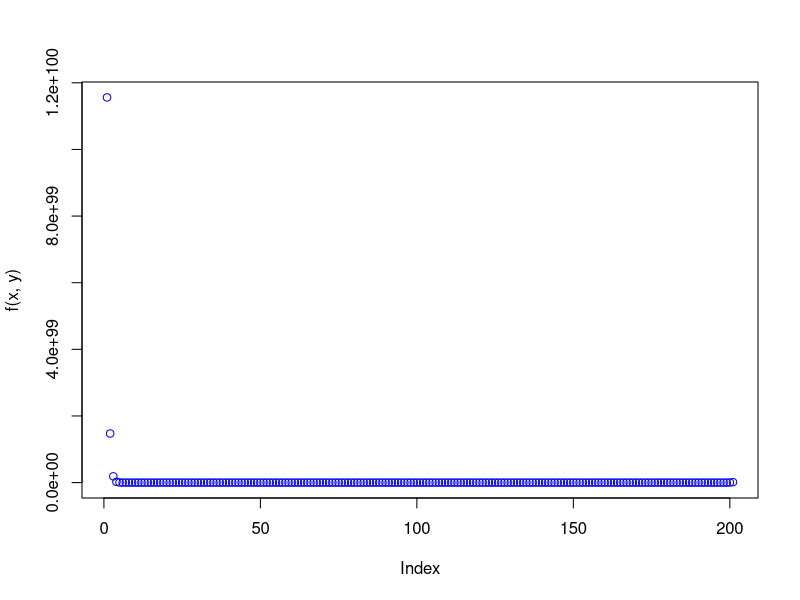
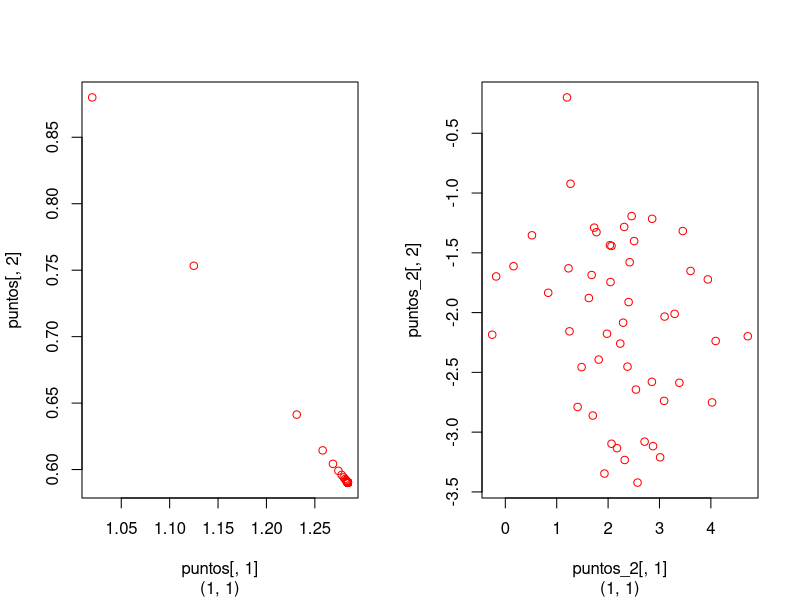
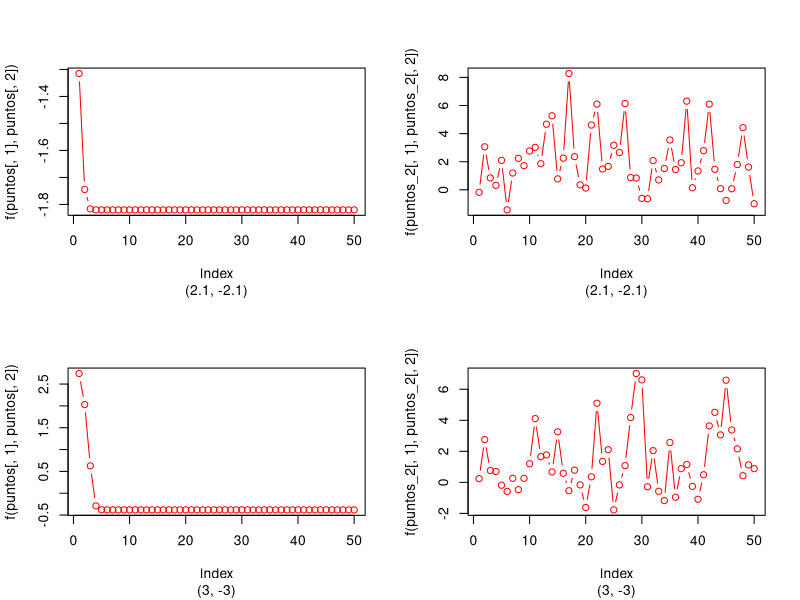
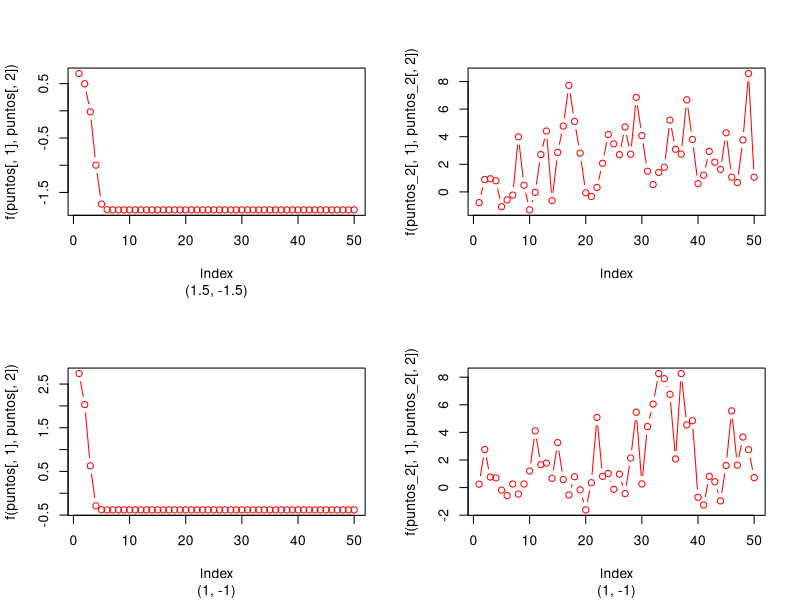

These charts were generated, in order, by the following R code:
# Autor: Adrián Jesús Peña Rodríguez

options(digits=10)

# Ejercicio 1:

# APARTADO A

# Algoritmo gradiente descendente para una variable, ejercicio 1.a

GD = function(f, fp, wini, nitr = 10000, nu, umbral_parada) {
  numero_de_iteraciones = 0
  
  while(numero_de_iteraciones < nitr & f(wini) > umbral_parada) {
    wini = wini - nu * fp(wini)
    
    numero_de_iteraciones = numero_de_iteraciones + 1
  }
  
  print(sprintf("Iteraciones = %s", numero_de_iteraciones))
  print(sprintf("Minimo en %s , %s", wini))
  print(sprintf("Mínimo encontrado = %s", f(wini)))
}


#################################################

# Ejercicio 1.2

# Implementamos el algoritmo de gradiente descendente para dos variables

GD2 = function(f, fdu, fdv, wini = c(0, 0), nitr = 100000, nu, umbral_parada) {
  numero_de_iteraciones = 0
  wini_x = c()
  wini_y = c()
  
  while(numero_de_iteraciones < nitr & umbral_parada < f(wini[1], wini[2])) {
    wini_ahora = wini
    
    wini[1] = wini_ahora[1] - nu * fdu(wini_ahora[1], wini_ahora[2])
    wini[2] = wini_ahora[2] - nu * fdv(wini_ahora[1], wini_ahora[2])
    
    wini_x[numero_de_iteraciones + 1] = wini[1]
    wini_y[numero_de_iteraciones + 1] = wini[2]
    
    numero_de_iteraciones = numero_de_iteraciones + 1
  }
  
  print(sprintf("Iteraciones = %s", numero_de_iteraciones))
  print(sprintf("Minimo en %s , %s", wini[1], wini[2]))
  print(sprintf("Mínimo encontrado = %s", f(wini[1], wini[2])))
  
  cbind(wini_x, wini_y)
}

# Declaramos la función y sus derivadas parciales

f = function(u, v) {
  (u^3 * exp(v-2) - 4 * v^3 * exp(-u))^2
}

fdu = function(u, v) {
  2*(u^3 * exp(v-2) - 4*v^3 * exp(-u)) * (3*exp(v-2) * u^2 + 4*v^3*exp(-u))
}

fdv = function(u, v) {
  2*(u^3 * exp(v-2) - 4*v^3 * exp(-u)) * (u^3*exp(v-2) - 12*exp(-u)*v^2)
}

x = c(-100:100)
y = c(-100:100)
plot(f(x,y),col="blue")

borrar = GD2(f, fdu, fdv, c(1, 1), 100000, 0.05, 10*10^(-14))

#################################################

# Ejercicio 1.3

# Declaramos la función y sus derivadas parciales

f = function(x, y) {
  (x - 2)^2 + 2*(y + 2)^2 + 2 * sin(2*pi*x)*sin(2*pi*y)
}

fdx = function(x, y) {
  4*pi*cos(2*pi*x)*sin(2*pi*y)+2*(x-2)
}

fdy = function(x, y) {
  4*pi*sin(2*pi*x)*cos(2*pi*y)+4*(y+2)
}

old.par = par(mfrow=c(1,2))
print("Punto de comienzo (1, 1)")
puntos = GD2(f, fdx, fdy, c(1, 1), 50, 0.01, -5)
plot(puntos[,1], puntos[,2], col = "red", sub="(1, 1)")
puntos_2 = GD2(f, fdx, fdy, c(1, 1), 50, 0.1, -5)
plot(puntos_2[,1], puntos_2[,2], col = "red", sub="(1, 1)")

old.par = par(mfrow=c(2,2))
puntos = GD2(f, fdx, fdy, c(2.1, -2.1), 50, 0.01, -5)
plot(f(puntos[,1], puntos[,2]), col = "red", type = "b", sub="(2.1, -2.1)")
puntos_2 = GD2(f, fdx, fdy, c(2.1, -2.1), 50, 0.1, -5)
plot(f(puntos_2[,1], puntos_2[,2]), col = "red", type = "b", sub="(2.1, -2.1)")

puntos = GD2(f, fdx, fdy, c(3, -3), 50, 0.01, -5)
plot(f(puntos[,1], puntos[,2]), col = "red", type = "b", sub="(3, -3)")
puntos_2 = GD2(f, fdx, fdy, c(3, -3), 50, 0.1, -5)
plot(f(puntos_2[,1], puntos_2[,2]), col = "red", type = "b", sub="(3, -3)")

puntos = GD2(f, fdx, fdy, c(1.5, -1.5), 50, 0.01, -5)
plot(f(puntos[,1], puntos[,2]), col = "red", type = "b", sub="(1.5, -1.5)")
puntos_2 = GD2(f, fdx, fdy, c(1.5, -1.5), 50, 0.1, -5)
plot(f(puntos_2[,1], puntos_2[,2]), col = "red", type = "b")

puntos = GD2(f, fdx, fdy, c(1, -1), 50, 0.01, -5)
plot(f(puntos[,1], puntos[,2]), col = "red", type = "b", sub="(1, -1)")
puntos_2 = GD2(f, fdx, fdy, c(1, -1), 50, 0.1, -5)
plot(f(puntos_2[,1], puntos_2[,2]), col = "red", type = "b", sub="(1, -1)")

rm(puntos, puntos_2, old.par)

#pintar_frontera(f) ???

#################################################

# Ejercicio 1.4 -> Responder en PDF

# ^^
